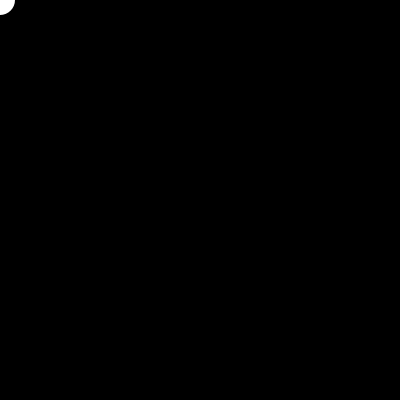
Frame 1 (no input)
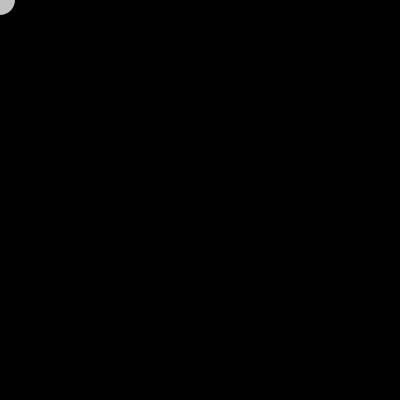
Frame 60 (the mouse pressed at the canvas centre just before this capture)
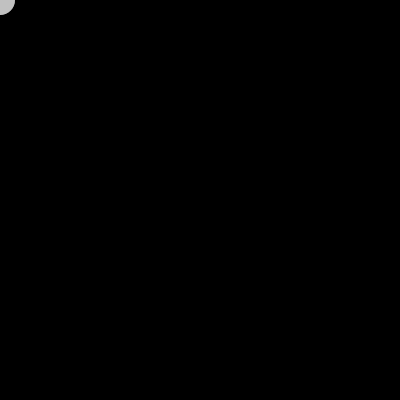
Frame 120 (the mouse held since frame 60 and released just before this capture)

The Processing sketch that drew these frames (run headless with seeded random() and noise(); from frame 60 on, the mouse is pressed at the canvas centre):

// Processing sketch: processing_43945
// ── processing_43945.pde

int x=0;
int y=0;

void setup() {
  size(400, 400);
}

void draw() {
  background(0);
  noStroke();
  ellipse(x, y, 30, 30);
  fill(193);
  if (key == 'd' && x<width) {
    x=x+2;
  }
  if (key == 'a' && x>0) {
    x=x-2;
  }
  if (key == 's' && y<height) {
    y=y+2;
  }
  if (key == 'w' && y>0) {
    y=y-2;
  }
  if (mousePressed) {
    noStroke();
    ellipse(x, y, 30, 30);
    fill(110);
    if (key == 'd' && x<width) {
      x=x+7;
    }
    if (key == 'a' && x>0) {
      x=x-7;
    }
    if (key == 's' && y<height) {
      y=y+7;
    }
    if (key == 'w' && y>0) {
      y=y-7;
    }
  }
}
